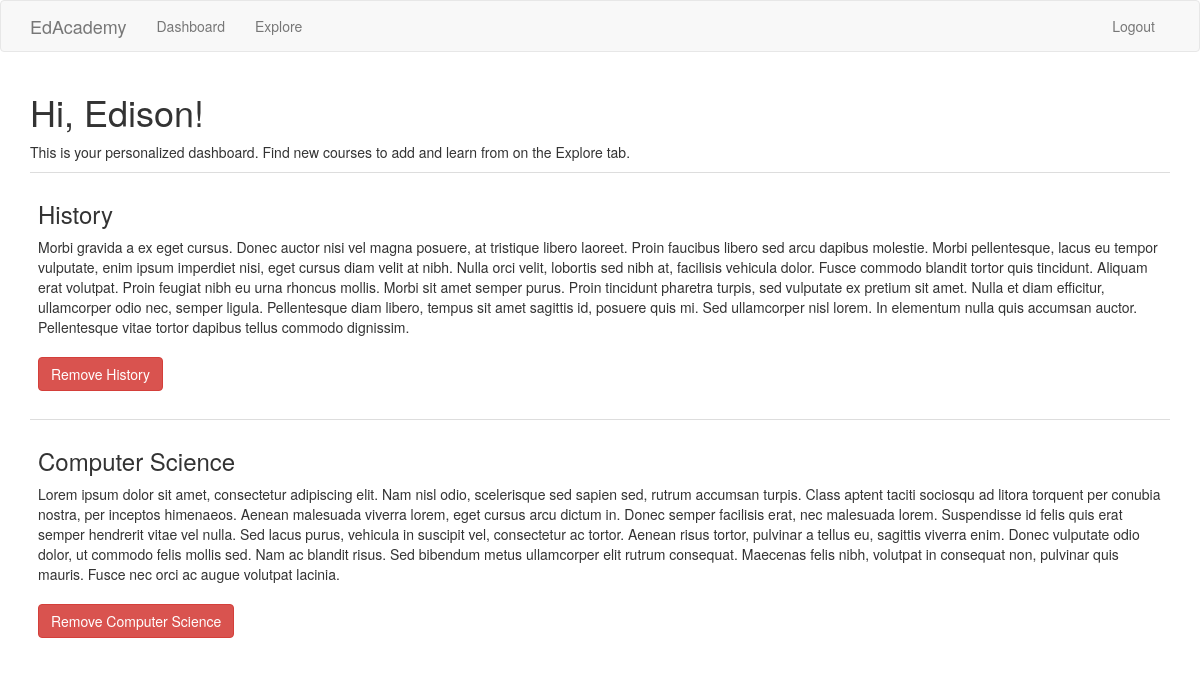
The app's page /index (signed in) with its own data.
### app/models.py (models this page shows, shortened)
class User(UserMixin, db.Model):
    id = db.Column(db.Integer, primary_key=True)
    username = db.Column(db.String(64), index=True, unique=True)
    email = db.Column(db.String(120), index=True, unique=True)
    password_hash = db.Column(db.String(128))
    courses = db.relationship('Course',secondary=user_course, backref='students')

class Course(db.Model):
    id = db.Column(db.Integer, primary_key=True)
    title = db.Column(db.String(140))
    body = db.Column(db.String(10000))
    timestamp = db.Column(db.DateTime, index=True, default=datetime.utcnow)

### app/routes.py (the view)
@app.route('/', methods=['GET', 'POST'])
@app.route('/index', methods=['GET', 'POST'])
@login_required
def index():
    if request.method == 'POST':
        course = request.form['course'][7:]
        c = Course.query.filter_by(title=course).first()
        current_user.deregister(c)
        db.session.commit()
    courses = Course.query.all()
    return render_template('index.html', title='Dashboard', courses=courses)

### app/models.py (called while the page is built)
@login.user_loader
def load_user(id):
    return User.query.get(int(id))

### app/templates/index.html
{% extends "base.html" %}
{% block app_content %}
    <h1>Hi, {{ current_user.username }}!</h1>
    <p>This is your personalized dashboard. Find new courses to add and learn from on the Explore tab.</p>
    {% for course in current_user.courses %}
    <table class="table table-hover">
        <tr>
            <td width="20px">
                <form method="POST">
                    <h3>{{ course.title }}</h3>
                    {{ course.body }}
                    <br>
                    <br>
                        <input type="submit" class="btn btn-danger" name="course" value="Remove {{ course.title }}">
                </form>
            </td>
        </tr>
    </table>
    {% endfor %}
{% endblock %}

### app/templates/base.html (shortened to what this page needs)
{% extends 'bootstrap/base.html' %}
{% block navbar %}
    <nav class="navbar navbar-default">
        <div class="container">
            <div class="navbar-header">
                <a class="navbar-brand" href="{{ url_for('index') }}">EdAcademy</a>
            </div>
            <div class="collapse navbar-collapse" id="bs-example-navbar-collapse-1">
                <ul class="nav navbar-nav">
                    <li><a href="{{ url_for('index') }}">Dashboard</a></li>
                    <li><a href="{{ url_for('explore') }}">Explore</a></li>
                </ul>
                <ul class="nav navbar-nav navbar-right">
                    {% if current_user.is_anonymous %}
                    <li><a href="{{ url_for('login') }}">Login</a></li>
                    {% else %}
                    <li><a href="{{ url_for('logout') }}">Logout</a></li>
                    {% endif %}
                </ul>
            </div>
        </div>
    </nav>
{% endblock %}
{% block content %}
    <div class="container">
        {% block app_content %}{% endblock %}
    </div>
{% endblock %}

### records on screen
User: username "Edison"
Course: title "History", body "Morbi gravida a ex eget cursus. Donec auctor nisi vel magna posuere, at tristique libero laoreet. Proin faucibus libero sed arcu dapibus molestie. Morbi pellentesque, lacus eu tempor vulputate, enim ipsum imperdiet nisi, eget cursus diam velit at nibh. Nulla orci velit, lobortis sed nibh at, facilisis vehicula dolor. Fusce commodo blandit tortor quis tincidunt. Aliquam erat volutpat. Proin feugiat nibh eu urna rhoncus mollis. Morbi sit amet semper purus. Proin tincidunt pharetra turpis, sed vulputate ex pretium sit amet. Nulla et diam efficitur, ullamcorper odio nec, semper ligula. Pellentesque diam libero, tempus sit amet sagittis id, posuere quis mi. Sed ullamcorper nisl lorem. In…", course "Remove History"
Course: title "Computer Science", body "Lorem ipsum dolor sit amet, consectetur adipiscing elit. Nam nisl odio, scelerisque sed sapien sed, rutrum accumsan turpis. Class aptent taciti sociosqu ad litora torquent per conubia nostra, per inceptos himenaeos. Aenean malesuada viverra lorem, eget cursus arcu dictum in. Donec semper facilisis erat, nec malesuada lorem. Suspendisse id felis quis erat semper hendrerit vitae vel nulla. Sed lacus purus, vehicula in suscipit vel, consectetur ac tortor. Aenean risus tortor, pulvinar a tellus eu, sagittis viverra enim. Donec vulputate odio dolor, ut commodo felis mollis sed. Nam ac blandit risus. Sed bibendum metus ullamcorper elit rutrum consequat. Maecenas felis nibh, volutpat in consequat…", course "Remove Computer Science"
